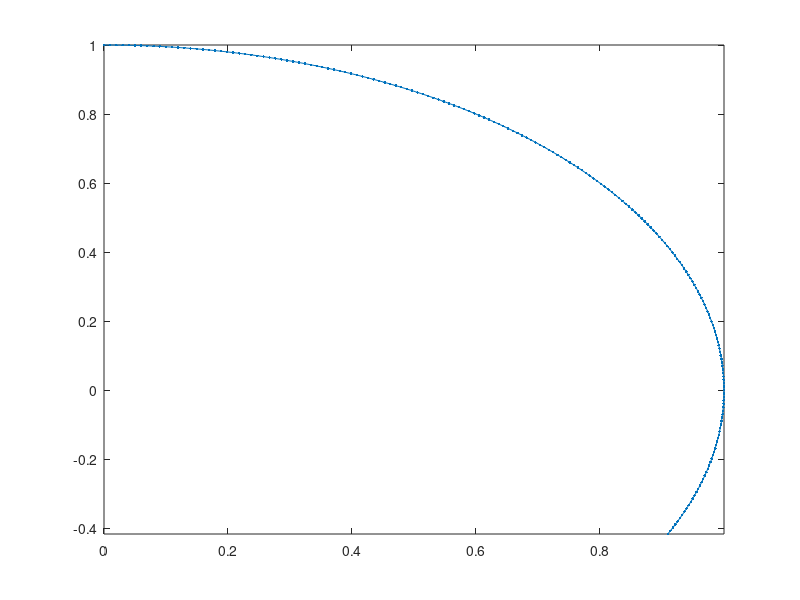

Write the MATLAB code that produced this figure.
h = plot(NaN,NaN); %// initiallize plot. Get a handle to graphic object
x = 0:0.01:2;
DATASET1 = sin(x);
DATASET2 = cos(x);
axis([min(DATASET1) max(DATASET1) min(DATASET2) max(DATASET2)]); %// freeze axes
%// to their final size, to prevent Matlab from rescaling them dynamically 
for ii = 1:length(DATASET1)
    pause(0.01)
    set(h, 'XData', DATASET1(1:ii), 'YData', DATASET2(1:ii));
    drawnow %// you can probably remove this line, as pause already calls drawnow
end